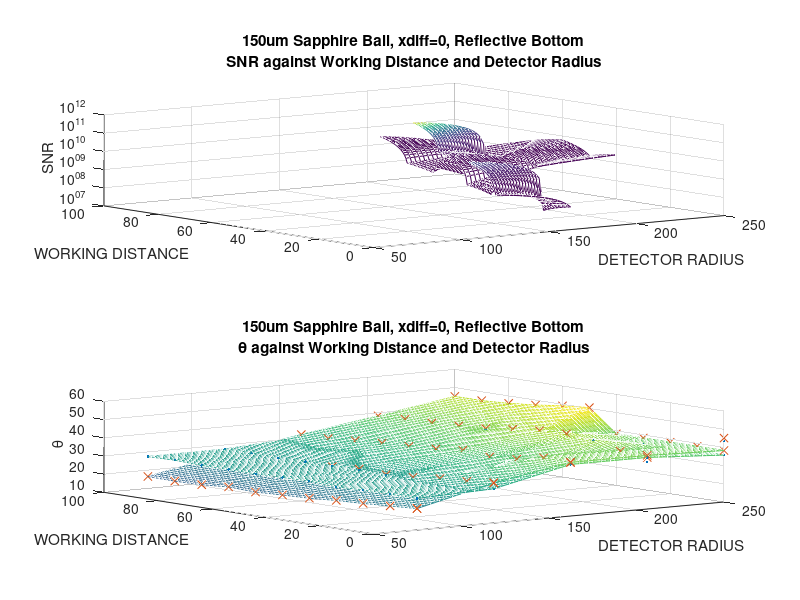

This chart was generated by the following MATLAB code:
clear all
close all
clc

load('cy5_excite_data.mat')

% goal: determine which ball to buy and feasible fabrication diameters
% see SNR and theta data for bare channel case with 150 and 250 diameter sapphire balls

titlestr='150um Sapphire Ball, xdiff=0, Reflective Bottom';
data=s150_bot_lens;
bdata=s150_bot_base;
diff=0;

dr = data(data(:,10)==diff,11);
wd = data(data(:,10)==diff,6);
snr = data(data(:,10)==diff,19);
theta = data(data(:,10)==diff,18);
btheta = bdata(bdata(:,10)==diff,18);

[drq,wdq] = meshgrid(min(dr):2.5:max(dr),min(wd):0.5:max(wd));

subplot(2,1,1);
scatter3(dr,wd,snr,'.');
hold on;
snrq = griddata(dr,wd,snr,drq,wdq);
mesh(drq,wdq,snrq);
hold on;
set(gca, 'ZScale', 'log')
title({titlestr, 'SNR against Working Distance and Detector Radius'});
xlabel('DETECTOR RADIUS');
ylabel('WORKING DISTANCE');
zlabel('SNR');

subplot(2,1,2);
scatter3(dr,wd,theta,'.');
hold on;
thetaq = griddata(dr,wd,theta,drq,wdq);
mesh(drq,wdq,thetaq);
hold on;

scatter3(dr,wd,btheta,'x');
hold on;
thetabq = griddata(dr,wd,btheta,drq,wdq);
mesh(drq,wdq,thetabq);
hold on;

title({titlestr, '\theta against Working Distance and Detector Radius'});
xlabel('DETECTOR RADIUS');
ylabel('WORKING DISTANCE');
zlabel('\theta');
